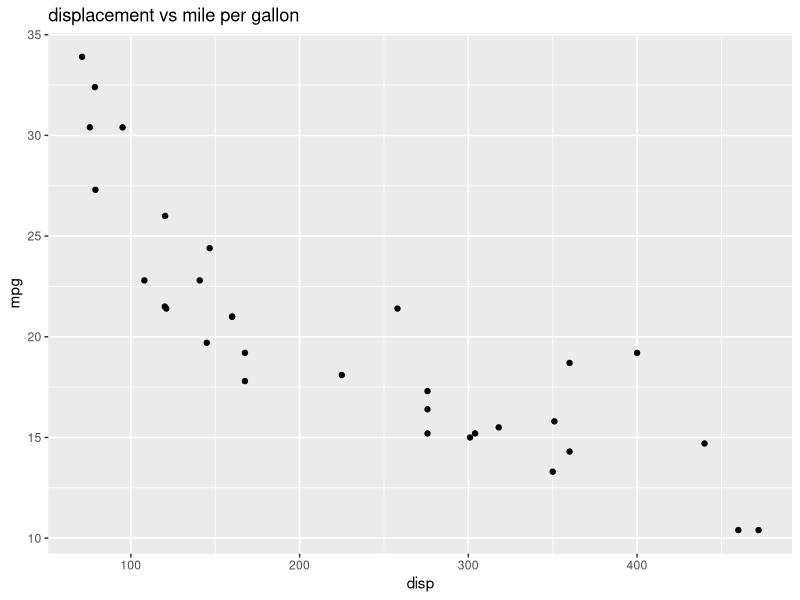
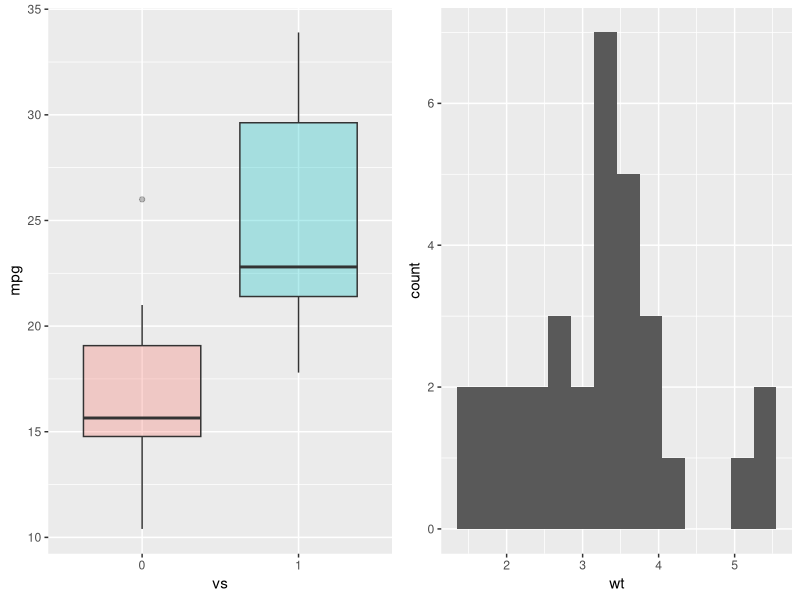

Write R code to recreate these figures, in order.
library (datasets)
# 
# data(iris)
# View(iris)
# unique(iris$Species) # unique value

## use ctrl + shift+ c you can block multiple lines
## use ctrl + L to clear the console
# x <- 9
# y <- 4**2
# z <- x+y
# print(z)

## practise
# x <- 10
# y <- 20
# result <- y-x
# print(result)

## visualization
data(mtcars)
head(mtcars,5) ## first 5 rows
# ?mtcars in the console to get the information about this dataset
#load ggplot package
library(ggplot2)

ggplot(aes(x=disp,y=mpg),data=mtcars)+geom_point()+ggtitle("displacement vs mile per gallon")

## now we use $ to access the element of this dataset
## here, as.factor() is to encoding categorical values as columns
mtcars$vs <- as.factor(mtcars$vs)
scatter <- ggplot(aes(x=vs, y=mpg, fill = vs), data = mtcars) + geom_boxplot(alpha=0.3) + theme(legend.position="none")
histo <- ggplot(aes(x=wt), data = mtcars)+ geom_histogram(binwidth=0.3)
## combine together
install.packages('gridExtra')
library(gridExtra)
grid.arrange(scatter, histo, ncol=2)
